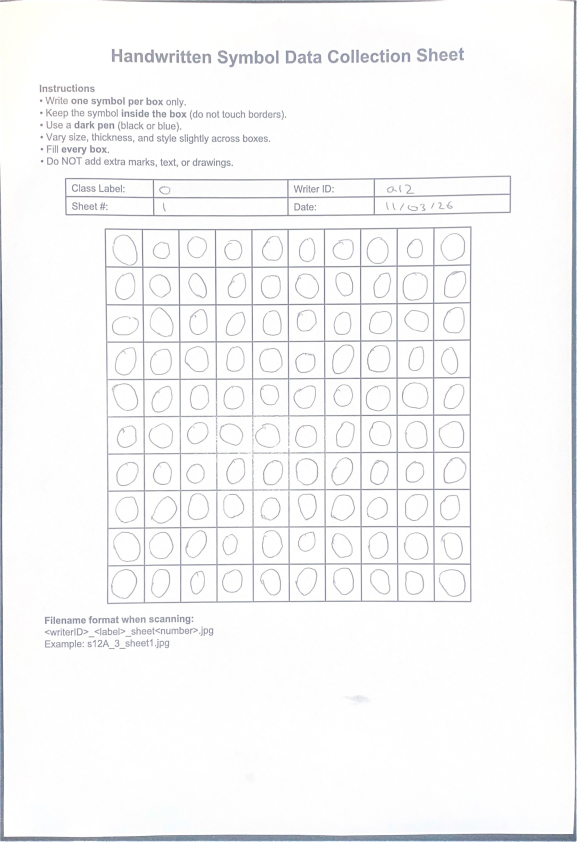
#> input picture raw_sheets/a12_0_sheet1.jpg, 1729 x 2524 px (shown at 1/3 size)
$ python cropfixedac.py --input raw_sheets --out out
#> lines starting #> are read from the running program, lines starting #| are printed output that depends on the picture; after the words box and inside, x2 and y2 are one past the last pixel; in counts of white or black regions, pixels touching at a corner belong together
import argparse
import csv
import os
import re
from pathlib import Path

import cv2
import numpy as np
import pandas as pd


FILENAME_RE = re.compile(r"^(?P<writer>[^_]+)_(?P<label>[^_]+)_(?P<sheet>sheet\d+)\.(jpg|jpeg|png)$", re.IGNORECASE)


def order_points(pts: np.ndarray) -> np.ndarray:
    # pts: (4,2)
    s = pts.sum(axis=1)
    diff = np.diff(pts, axis=1).reshape(-1)
    tl = pts[np.argmin(s)]
    br = pts[np.argmax(s)]
    tr = pts[np.argmin(diff)]
    bl = pts[np.argmax(diff)]
    return np.array([tl, tr, br, bl], dtype=np.float32)


def find_largest_quad_contour(binary: np.ndarray):
    # Find contours and approximate polygons; return biggest 4-point polygon.
    contours, _ = cv2.findContours(binary, cv2.RETR_EXTERNAL, cv2.CHAIN_APPROX_SIMPLE)
    best = None
    best_area = 0

    for cnt in contours:
        area = cv2.contourArea(cnt)
        if area < 50_000:  # reject tiny
            continue
        peri = cv2.arcLength(cnt, True)
        approx = cv2.approxPolyDP(cnt, 0.02 * peri, True)
        if len(approx) == 4 and area > best_area:
            best = approx.reshape(4, 2)
            best_area = area

    return best, best_area


def warp_to_square(img_gray: np.ndarray, quad: np.ndarray, size: int = 1000) -> np.ndarray:
    quad = order_points(quad.astype(np.float32))
    dst = np.array([[0, 0], [size - 1, 0], [size - 1, size - 1], [0, size - 1]], dtype=np.float32)
    M = cv2.getPerspectiveTransform(quad, dst)
    warped = cv2.warpPerspective(img_gray, M, (size, size))
    return warped


def slice_grid(warped: np.ndarray, grid_n: int = 10, pad: int = 6, out_size: int = 28):
    # warped is square image containing the full grid area which is sliced it into grid_n x grid_n cells
    # pad is pixels cropped from each cell border to remove grid lines

    h, w = warped.shape[:2]
    cell_h = h // grid_n
    cell_w = w // grid_n

    cells = []
    for r in range(grid_n):
        for c in range(grid_n):
            y0 = r * cell_h
            x0 = c * cell_w
            cell = warped[y0:y0 + cell_h, x0:x0 + cell_w]

            # remove border/grid lines
            cell = cell[pad:cell.shape[0] - pad, pad:cell.shape[1] - pad]

            # normalize to 0..255 and resize
            cell = cv2.resize(cell, (out_size, out_size), interpolation=cv2.INTER_AREA)
            cells.append(cell)

    return cells


def ensure_dir(p: Path):
    p.mkdir(parents=True, exist_ok=True)


def process_sheet(path: Path, out_dir: Path, grid_n: int, out_size: int, debug_dir: Path | None):
    m = FILENAME_RE.match(path.name)
    if not m:
        raise ValueError(f"Bad filename: {path.name}. Expected writer_label_sheet#.jpg (e.g., s12A_3_sheet1.jpg)")

    writer = m.group("writer")
    label = m.group("label")
    sheet_id = m.group("sheet")

    img = cv2.imread(str(path))
    if img is None:
        raise ValueError(f"Could not read image: {path}")

    gray = cv2.cvtColor(img, cv2.COLOR_BGR2GRAY)

    # Preprocess for contour detection: strong edges of grid / border
    blur = cv2.GaussianBlur(gray, (5, 5), 0)
    edges = cv2.Canny(blur, 50, 150)

    # Thicken lines to help contour detection
    kernel = np.ones((5, 5), np.uint8)
    edges = cv2.dilate(edges, kernel, iterations=2)

    quad, area = find_largest_quad_contour(edges)
    if quad is None:
        raise RuntimeError(
            f"Could not find grid/border quad in {path.name}. "
            f"Tip: use document scan mode, ensure full page is visible, avoid shadows."
        )

    warped = warp_to_square(gray, quad, size=1200)

    # Improve contrast
    warped = cv2.equalizeHist(warped)

    if debug_dir is not None:
        ensure_dir(debug_dir)
        cv2.imwrite(str(debug_dir / f"{path.stem}__warped.png"), warped)

    cells = slice_grid(warped, grid_n=grid_n, pad=7, out_size=out_size)

    # Save cells
    label_dir = out_dir / "images" / str(label)
    ensure_dir(label_dir)

    rows = []
    for idx, cell in enumerate(cells):
        fname = f"{writer}_{label}_{sheet_id}_{idx:03d}.png"
        fpath = label_dir / fname
        cv2.imwrite(str(fpath), cell)
        rows.append({
            "filepath": str(fpath.as_posix()),
            "label": str(label),
            "writer_id": str(writer),
            "sheet_id": str(sheet_id),
            "source_sheet": str(path.name),
            "cell_index": idx
        })

    return rows


def main():
    ap = argparse.ArgumentParser()
    ap.add_argument("--input", required=True, help="Folder containing scanned sheet images (jpg/png)")
    ap.add_argument("--out", required=True, help="Output dataset folder")
    ap.add_argument("--grid", type=int, default=10, help="Grid size (default 10 for 10x10)")
    ap.add_argument("--size", type=int, default=28, help="Output cell image size (default 28)")
    ap.add_argument("--debug", action="store_true", help="Save warped grid previews for troubleshooting")
    args = ap.parse_args()

    in_dir = Path(args.input)
    out_dir = Path(args.out)
    ensure_dir(out_dir)

    debug_dir = out_dir / "debug" if args.debug else None

    all_rows = []
    for p in sorted(in_dir.iterdir()):
        if p.suffix.lower() not in [".jpg", ".jpeg", ".png"]:
            continue
        rows = process_sheet(p, out_dir, grid_n=args.grid, out_size=args.size, debug_dir=debug_dir)
#> in process_sheet, img is the input picture: shape (2524, 1729, 3); mean B, G, R 247.7, 247, 246.9
#> in process_sheet, `edges = cv2.Canny(blur, 50, 150)`:
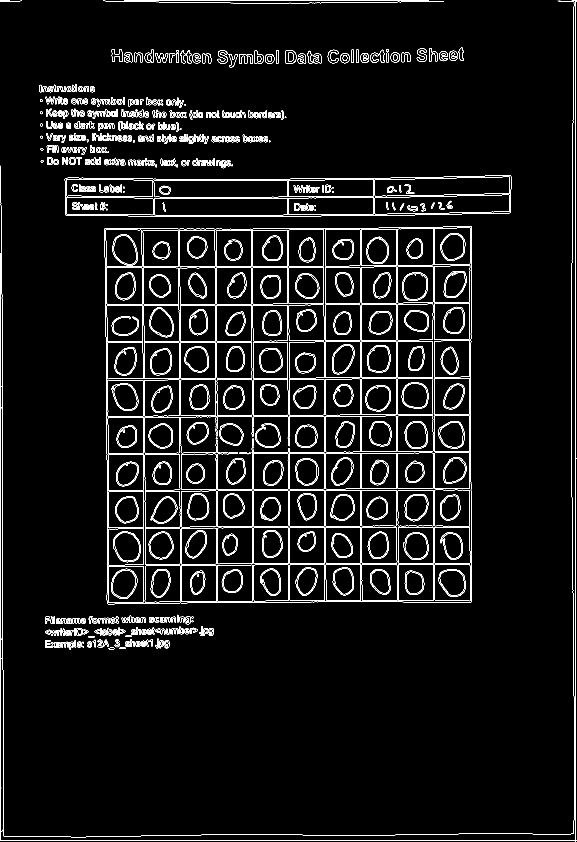
#> edges: shape (2524, 1729) (shown at 1/3 size); 3.5% white in thin lines or dots
#> in process_sheet, `edges = cv2.dilate(edges, kernel, iterations=2)`:
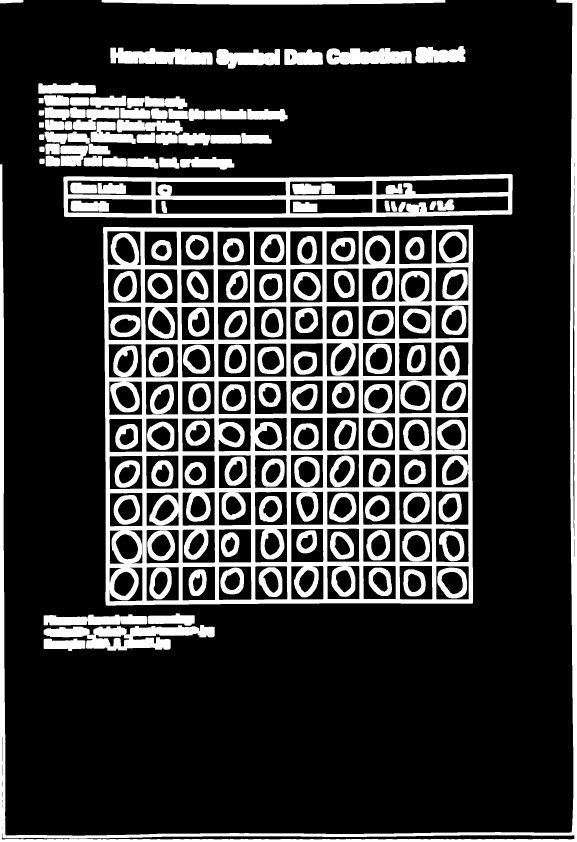
#> edges: shape (2524, 1729) (shown at 1/3 size); 21.7% white; 146 white regions
#> in find_largest_quad_contour, `contours, _ = cv2.findContours(binary, cv2.RETR_EXTERNAL, cv2.CHAIN_AP..`: contours = 54 contours; largest, box (x1, y1, x2, y2) and area: (309, 675, 1419, 1817) 1245945, (190, 522, 1538, 654) 161526, (0, 0, 1729, 2524) 95722, (131, 1875, 644, 1952) 20828, (331, 143, 638, 194) 11444
#> the loop in find_largest_quad_contour, `for cnt in contours:` made 54 passes
#> (area, peri, best, best_area) on pass 5: (1245945, 4492.6, [[1417, 675], [310, 681], [317, 1815], [1417, 1810]], 1245945)
#> area on passes 1, 2, 3, 4, 7, 8: 3271, 20827.5, 7615, 3506.5, 216.5, 1508.5
#> after the loop in find_largest_quad_contour, `for cnt in contours:`: best_area = 1245945
#> in process_sheet, `quad, area = find_largest_quad_contour(edges)`: quad = [[1417, 675], [310, 681], [317, 1815], [1417, 1810]]; area = 1245945
#> in order_points, `s = pts.sum(axis=1)`: s = [2092, 991, 2132, 3227]
#> in order_points, `diff = np.diff(pts, axis=1).reshape(-1)`: diff = [-742, 371, 1498, 393]
#> in order_points, `tl = pts[np.argmin(s)]`: tl = [310, 681]
#> in order_points, `br = pts[np.argmax(s)]`: br = [1417, 1810]
#> in order_points, `tr = pts[np.argmin(diff)]`: tr = [1417, 675]
#> in order_points, `bl = pts[np.argmax(diff)]`: bl = [317, 1815]
#> in warp_to_square, `quad = order_points(quad.astype(np.float32))`: quad = [[310, 681], [1417, 675], [1417, 1810], [317, 1815]]
#> in warp_to_square, `M = cv2.getPerspectiveTransform(quad, dst)`: M = [[1.08, -0.00667, -330.3], [0.00567, 1.05, -714.7], [7.38e-07, -5.56e-06, 1]]
#> in warp_to_square, `warped = cv2.warpPerspective(img_gray, M, (size, size))`:
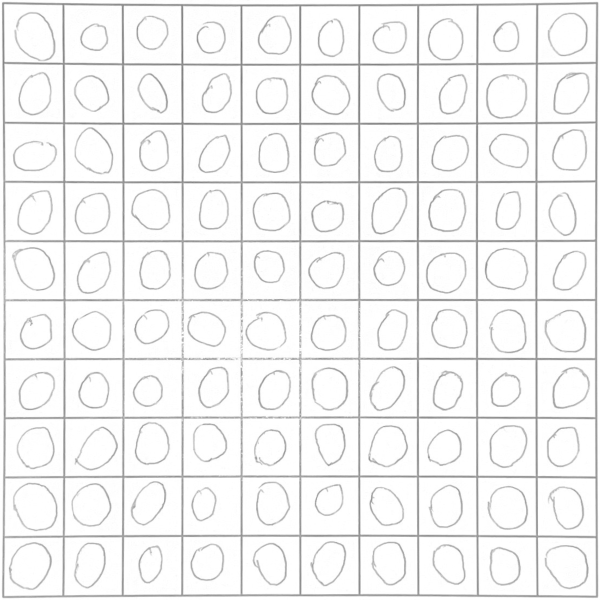
#> warped: shape (1200, 1200) (shown at 1/2 size); min 111, max 255, mean 243.2
#> in process_sheet, `warped = cv2.equalizeHist(warped)`:
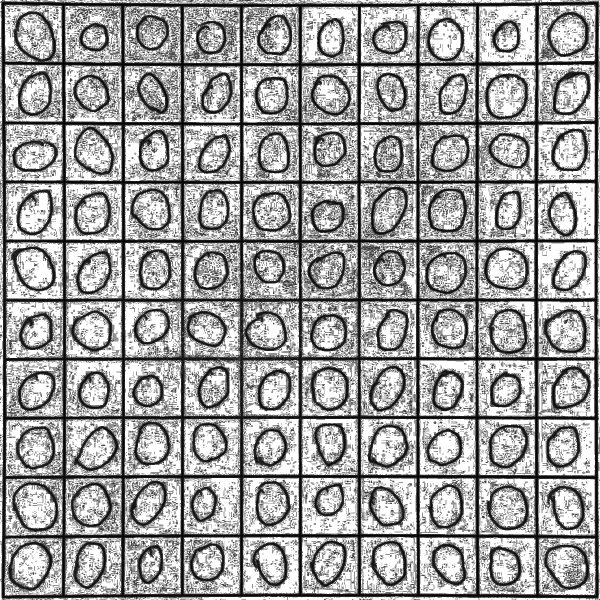
#> warped: shape (1200, 1200) (shown at 1/2 size); min 0, max 255, mean 160.3
#> after the loop in slice_grid, `for r in range(grid_n):`: cells = 100 items
#> the loop in process_sheet, `for idx, cell in enumerate(cells):` made 100 passes
#> fname on passes 1 to 12: 'a12_0_sheet1_000.png', 'a12_0_sheet1_001.png', 'a12_0_sheet1_002.png', 'a12_0_sheet1_003.png', 'a12_0_sheet1_004.png', 'a12_0_sheet1_005.png', 'a12_0_sheet1_006.png', 'a12_0_sheet1_007.png', 'a12_0_sheet1_008.png', 'a12_0_sheet1_009.png', 'a12_0_sheet1_010.png', 'a12_0_sheet1_011.png'
#> pass 1, in process_sheet, `cv2.imwrite(str(fpath), cell)`:
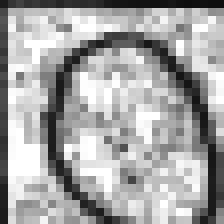
#> saved as a12_0_sheet1_000.png: shape (28, 28) (shown 8 times larger); min 14, max 255, mean 164.9
#> pass 2, in process_sheet, `cv2.imwrite(str(fpath), cell)`:
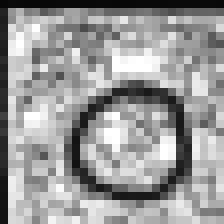
#> saved as a12_0_sheet1_001.png: shape (28, 28) (shown 8 times larger); min 7, max 255, mean 153.6
#> rows = 100 items
        all_rows.extend(rows)
#> pass 2 of the loop in main, `for p in sorted(in_dir.iterdir()):`:
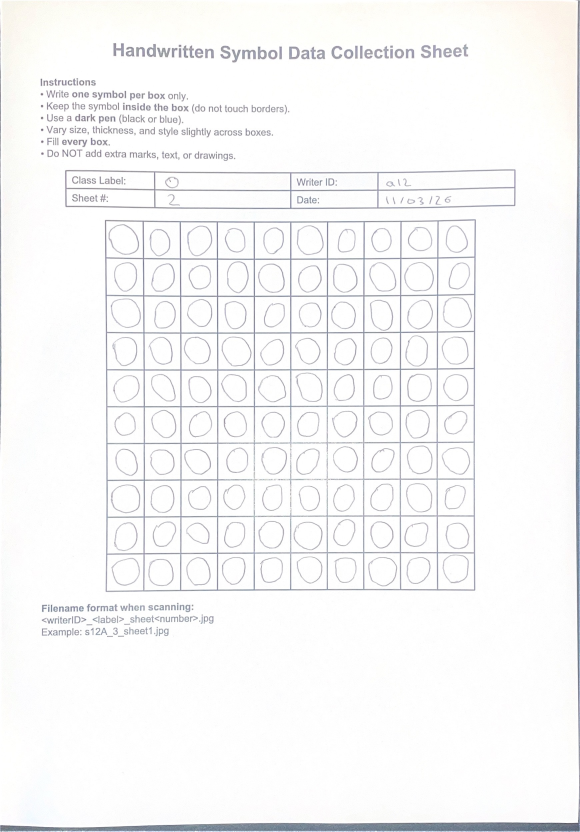
#> input picture raw_sheets/a12_0_sheet2.jpg, 1739 x 2494 px (shown at 1/3 size)
#> in process_sheet, img is the input picture: shape (2494, 1739, 3); mean B, G, R 247.5, 247.3, 247.2
#> gray: shape (2494, 1739)
#> blur: shape (2494, 1739)
#> in process_sheet (call 2), `edges = cv2.dilate(edges, kernel, iterations=2)`:
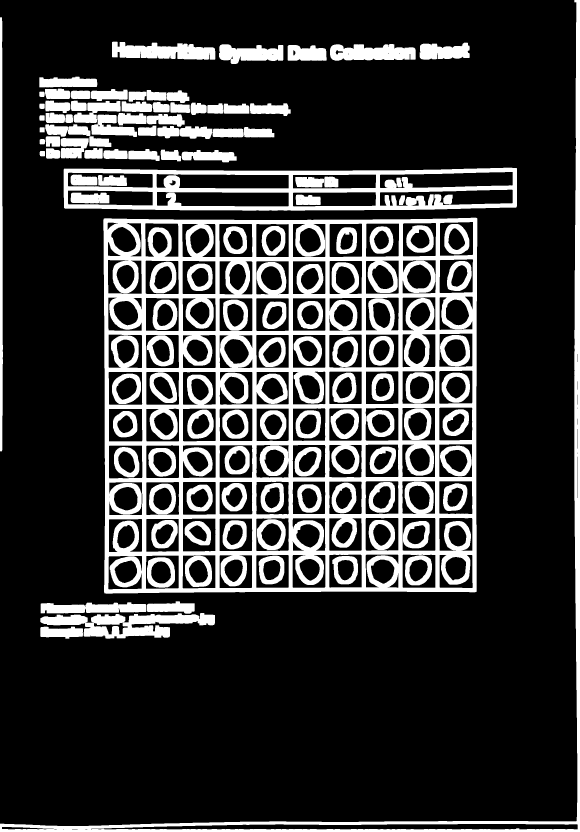
#> edges: shape (2494, 1739) (shown at 1/3 size); 21.8% white; 124 white regions
#> contours = 56 contours; largest, box (x1, y1, x2, y2) and area: (310, 653, 1432, 1781) 1246847, (191, 503, 1551, 632) 161229, (0, 0, 1739, 2494) 72404, (121, 1839, 645, 1916) 21209, (336, 125, 646, 179) 11518
#> the loop in find_largest_quad_contour (call 2), `for cnt in contours:` made 56 passes
#> (area, peri, best, best_area) on pass 5: (1246847, 4497.1, [[1430, 654], [311, 656], [313, 1779], [1429, 1774]], 1246847)
#> in process_sheet (call 2), `quad, area = find_largest_quad_contour(edges)`: quad = [[1430, 654], [311, 656], [313, 1779], [1429, 1774]]; area = 1246847
#> the loop in process_sheet (call 2), `for idx, cell in enumerate(cells):` made 100 passes
#> pass 2, in process_sheet (call 2), `cv2.imwrite(str(fpath), cell)`:
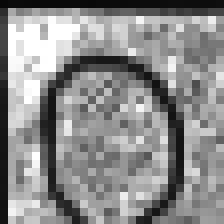
#> saved as a12_0_sheet2_001.png: shape (28, 28) (shown 8 times larger); min 8, max 255, mean 140.1

    labels_path = out_dir / "labels.csv"
    df = pd.DataFrame(all_rows)
#> df = table of 200 rows and 6 columns
    df.to_csv(labels_path, index=False)

    # Summary
    counts = df.groupby("label").size().sort_index()
    print("\nSaved dataset to:", out_dir.resolve())
    print("labels.csv:", labels_path.resolve())
    print("\nCounts per label:")
    print(counts.to_string())
#| label
#| 0    200
    print("\nRun with --debug if crops look wrong.\n")


if __name__ == "__main__":
    main()
